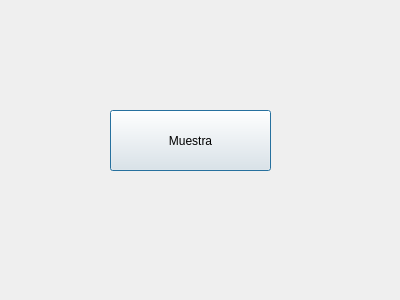
<?xml version="1.0" encoding="UTF-8"?>
<ui version="4.0">
 <class>Cuadro</class>
 <widget class="QDialog" name="Cuadro">
  <property name="geometry">
   <rect>
    <x>0</x>
    <y>0</y>
    <width>400</width>
    <height>300</height>
   </rect>
  </property>
  <property name="windowTitle">
   <string>Cuadro</string>
  </property>
  <widget class="QPushButton" name="btmostra">
   <property name="geometry">
    <rect>
     <x>110</x>
     <y>110</y>
     <width>161</width>
     <height>61</height>
    </rect>
   </property>
   <property name="text">
    <string>Muestra</string>
   </property>
   <property name="default">
    <bool>false</bool>
   </property>
   <property name="flat">
    <bool>false</bool>
   </property>
  </widget>
 </widget>
 <resources/>
 <connections>
  <connection>
   <sender>btmostra</sender>
   <signal>clicked()</signal>
   <receiver>Cuadro</receiver>
   <slot>mostra()</slot>
   <hints>
    <hint type="sourcelabel">
     <x>218</x>
     <y>140</y>
    </hint>
    <hint type="destinationlabel">
     <x>222</x>
     <y>184</y>
    </hint>
   </hints>
  </connection>
 </connections>
 <slots>
  <slot>mostra()</slot>
 </slots>
</ui>
